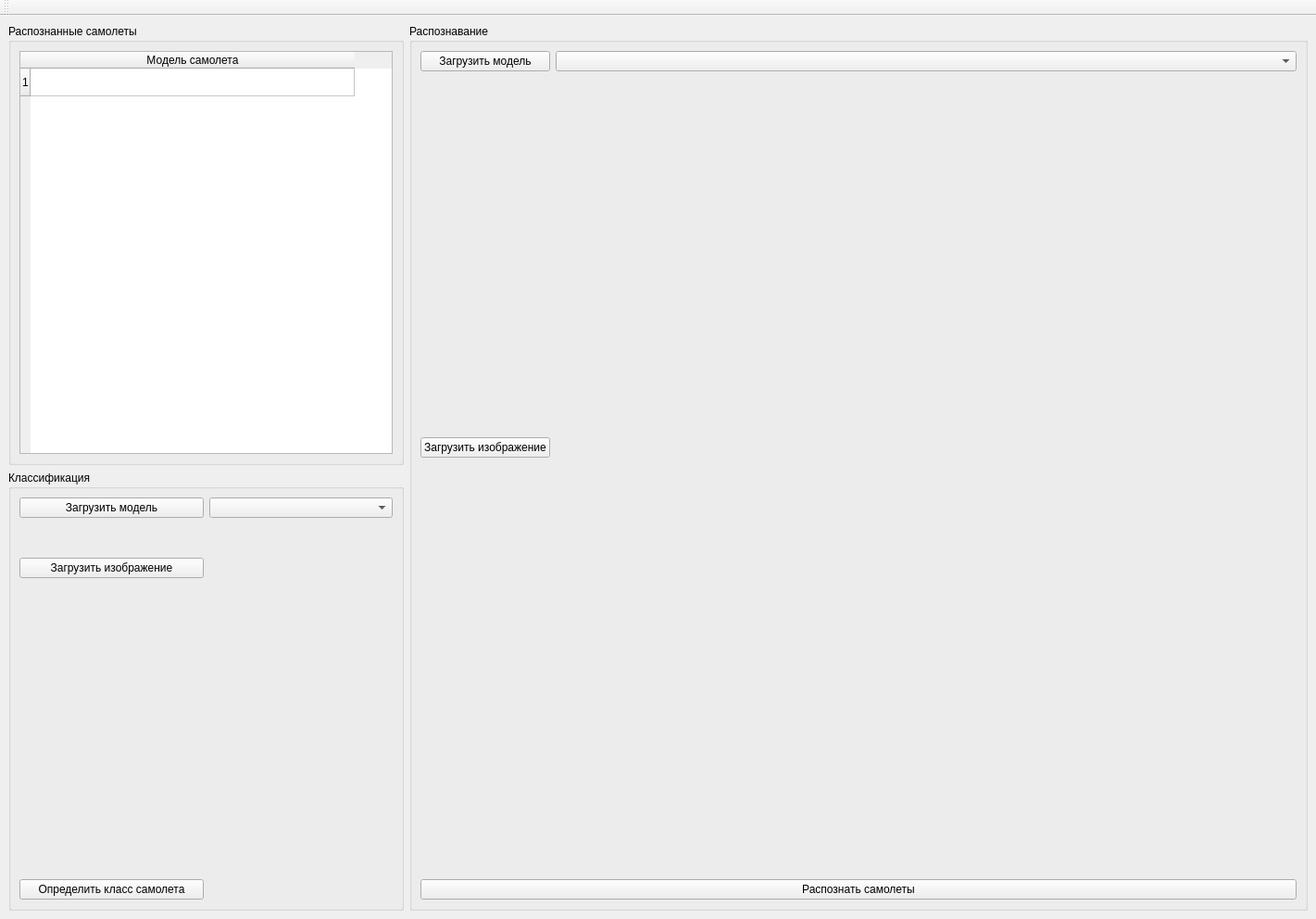
<?xml version="1.0" encoding="UTF-8"?>
<ui version="4.0">
 <class>MainWindow</class>
 <widget class="QMainWindow" name="MainWindow">
  <property name="geometry">
   <rect>
    <x>0</x>
    <y>0</y>
    <width>1421</width>
    <height>992</height>
   </rect>
  </property>
  <property name="windowTitle">
   <string>Распознавание летательной техники</string>
  </property>
  <widget class="QWidget" name="centralwidget">
   <layout class="QGridLayout" name="gridLayout">
    <item row="1" column="0">
     <widget class="QGroupBox" name="groupBox_2">
      <property name="title">
       <string>Классификация</string>
      </property>
      <layout class="QGridLayout" name="gridLayout_3">
       <item row="5" column="2">
        <widget class="QLabel" name="ImageDetectedClassLabel">
         <property name="text">
          <string/>
         </property>
        </widget>
       </item>
       <item row="1" column="0">
        <widget class="QPushButton" name="loadImageButton">
         <property name="text">
          <string>Загрузить изображение</string>
         </property>
        </widget>
       </item>
       <item row="1" column="2">
        <widget class="QLabel" name="ImageLabel">
         <property name="minimumSize">
          <size>
           <width>96</width>
           <height>96</height>
          </size>
         </property>
         <property name="text">
          <string/>
         </property>
        </widget>
       </item>
       <item row="0" column="2">
        <widget class="QComboBox" name="modelsComboBox"/>
       </item>
       <item row="0" column="0">
        <widget class="QPushButton" name="loadModelButton">
         <property name="text">
          <string>Загрузить модель</string>
         </property>
        </widget>
       </item>
       <item row="5" column="0">
        <widget class="QPushButton" name="testImageButton">
         <property name="text">
          <string>Определить класс самолета</string>
         </property>
        </widget>
       </item>
       <item row="3" column="2">
        <spacer name="verticalSpacer">
         <property name="orientation">
          <enum>Qt::Vertical</enum>
         </property>
         <property name="sizeHint" stdset="0">
          <size>
           <width>20</width>
           <height>40</height>
          </size>
         </property>
        </spacer>
       </item>
       <item row="2" column="2">
        <widget class="QLabel" name="ImageClassLabel">
         <property name="text">
          <string/>
         </property>
        </widget>
       </item>
      </layout>
     </widget>
    </item>
    <item row="0" column="1" rowspan="2">
     <widget class="QGroupBox" name="groupBox_3">
      <property name="title">
       <string>Распознавание</string>
      </property>
      <layout class="QGridLayout" name="gridLayout_4">
       <item row="1" column="1">
        <widget class="QLabel" name="detectPlanesImageLabel">
         <property name="minimumSize">
          <size>
           <width>800</width>
           <height>800</height>
          </size>
         </property>
         <property name="text">
          <string/>
         </property>
        </widget>
       </item>
       <item row="0" column="0">
        <widget class="QPushButton" name="loadDetectionButton">
         <property name="text">
          <string>Загрузить модель</string>
         </property>
        </widget>
       </item>
       <item row="0" column="1">
        <widget class="QComboBox" name="detectionModelsComboBox"/>
       </item>
       <item row="3" column="0" colspan="2">
        <widget class="QPushButton" name="detectPlanesButton">
         <property name="text">
          <string>Распознать самолеты</string>
         </property>
        </widget>
       </item>
       <item row="1" column="0">
        <widget class="QPushButton" name="detectionLoadImageButton">
         <property name="text">
          <string>Загрузить изображение</string>
         </property>
        </widget>
       </item>
       <item row="2" column="0" colspan="2">
        <spacer name="verticalSpacer_2">
         <property name="orientation">
          <enum>Qt::Vertical</enum>
         </property>
         <property name="sizeHint" stdset="0">
          <size>
           <width>20</width>
           <height>40</height>
          </size>
         </property>
        </spacer>
       </item>
      </layout>
     </widget>
    </item>
    <item row="0" column="0">
     <widget class="QGroupBox" name="groupBox">
      <property name="title">
       <string>Распознанные самолеты</string>
      </property>
      <layout class="QVBoxLayout" name="verticalLayout">
       <item>
        <widget class="QTableWidget" name="tableWidget">
         <property name="sizePolicy">
          <sizepolicy hsizetype="Preferred" vsizetype="Expanding">
           <horstretch>0</horstretch>
           <verstretch>0</verstretch>
          </sizepolicy>
         </property>
         <property name="sizeAdjustPolicy">
          <enum>QAbstractScrollArea::AdjustIgnored</enum>
         </property>
         <property name="rowCount">
          <number>1</number>
         </property>
         <property name="columnCount">
          <number>1</number>
         </property>
         <attribute name="horizontalHeaderCascadingSectionResizes">
          <bool>true</bool>
         </attribute>
         <attribute name="horizontalHeaderMinimumSectionSize">
          <number>100</number>
         </attribute>
         <attribute name="horizontalHeaderDefaultSectionSize">
          <number>350</number>
         </attribute>
         <attribute name="verticalHeaderCascadingSectionResizes">
          <bool>true</bool>
         </attribute>
         <row/>
         <column>
          <property name="text">
           <string>Модель самолета</string>
          </property>
          <property name="textAlignment">
           <set>AlignCenter</set>
          </property>
         </column>
        </widget>
       </item>
      </layout>
     </widget>
    </item>
   </layout>
  </widget>
  <widget class="QToolBar" name="toolBar">
   <property name="windowTitle">
    <string>toolBar</string>
   </property>
   <attribute name="toolBarArea">
    <enum>TopToolBarArea</enum>
   </attribute>
   <attribute name="toolBarBreak">
    <bool>false</bool>
   </attribute>
  </widget>
 </widget>
 <resources/>
 <connections/>
</ui>
